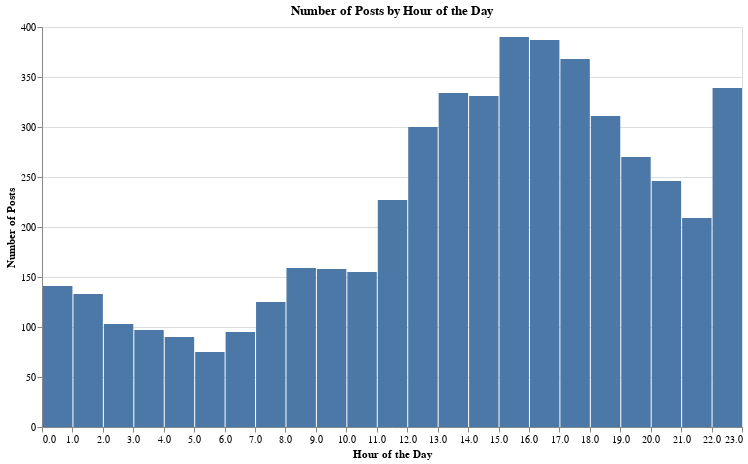

Notebook code cell kept with this figure:
### Markdown cell above
This table is in 24-hour time. Hour 13 refers to 1:00 PM. The table shows how many posts are made for every hour in the day.

Below is a histogram that shows this visually.

### Code cell
chart = alt.Chart(hours_posts_df).mark_bar().encode(
    x = alt.X("hour:Q", title = "Hour of the Day", bin = alt.Bin(step = 1)),
    y = alt.Y("num_posts:Q", title = "Number of Posts"),
).properties(
    title = "Number of Posts by Hour of the Day",
    width = 700,
    height = 400,
)

chart

### Figure 1 — Vega-Lite specification as saved in the notebook (floating-point values rounded to 4 significant figures)
{"config": {"view": {"continuousWidth": 400, "continuousHeight": 300}}, "data": {"name": "data-380128aa79a82948f84fb242b40cd0d4"}, "mark": "bar", "encoding": {"x": {"type": "quantitative", "bin": {"step": 1}, "field": "hour", "title": "Hour of the Day"}, "y": {"type": "quantitative", "field": "num_posts", "title": "Number of Posts"}}, "height": 400, "title": "Number of Posts by Hour of the Day", "width": 700, "$schema": "https://vega.github.io/schema/vega-lite/v4.8.1.json", "datasets": {"data-380128aa79a82948f84fb242b40cd0d4": [{"hour": 0, "num_posts": 141}, {"hour": 1, "num_posts": 133}, {"hour": 2, "num_posts": 103}, {"hour": 3, "num_posts": 97}, {"hour": 4, "num_posts": 90}, {"hour": 5, "num_posts": 75}, {"hour": 6, "num_posts": 95}, {"hour": 7, "num_posts": 125}, {"hour": 8, "num_posts": 159}, {"hour": 9, "num_posts": 158}, {"hour": 10, "num_posts": 155}, {"hour": 11, "num_posts": 227}, {"hour": 12, "num_posts": 300}, {"hour": 13, "num_posts": 334}, {"hour": 14, "num_posts": 331}, {"hour": 15, "num_posts": 390}, {"hour": 16, "num_posts": 387}, {"hour": 17, "num_posts": 368}, {"hour": 18, "num_posts": 311}, {"hour": 19, "num_posts": 270}, {"hour": 20, "num_posts": 246}, {"hour": 21, "num_posts": 209}, {"hour": 22, "num_posts": 192}, {"hour": 23, "num_posts": 147}]}}
